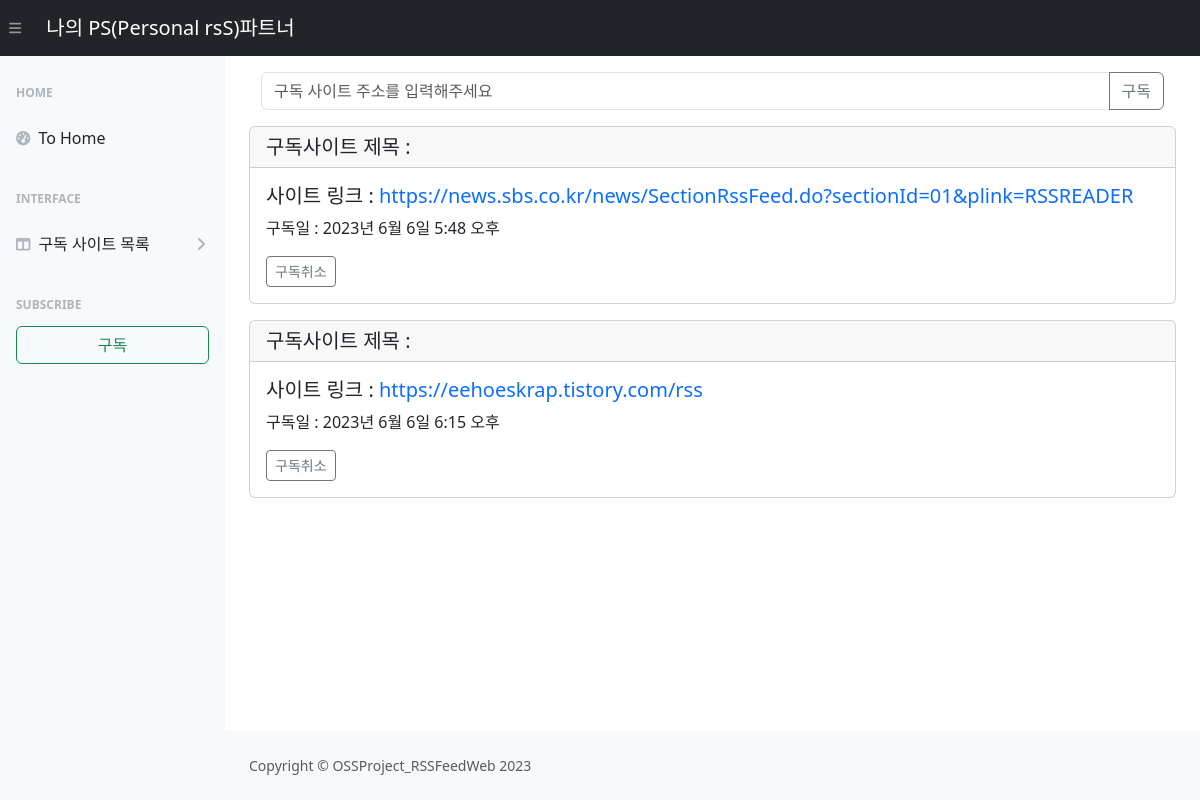
Before: /sub/ with the older database file.
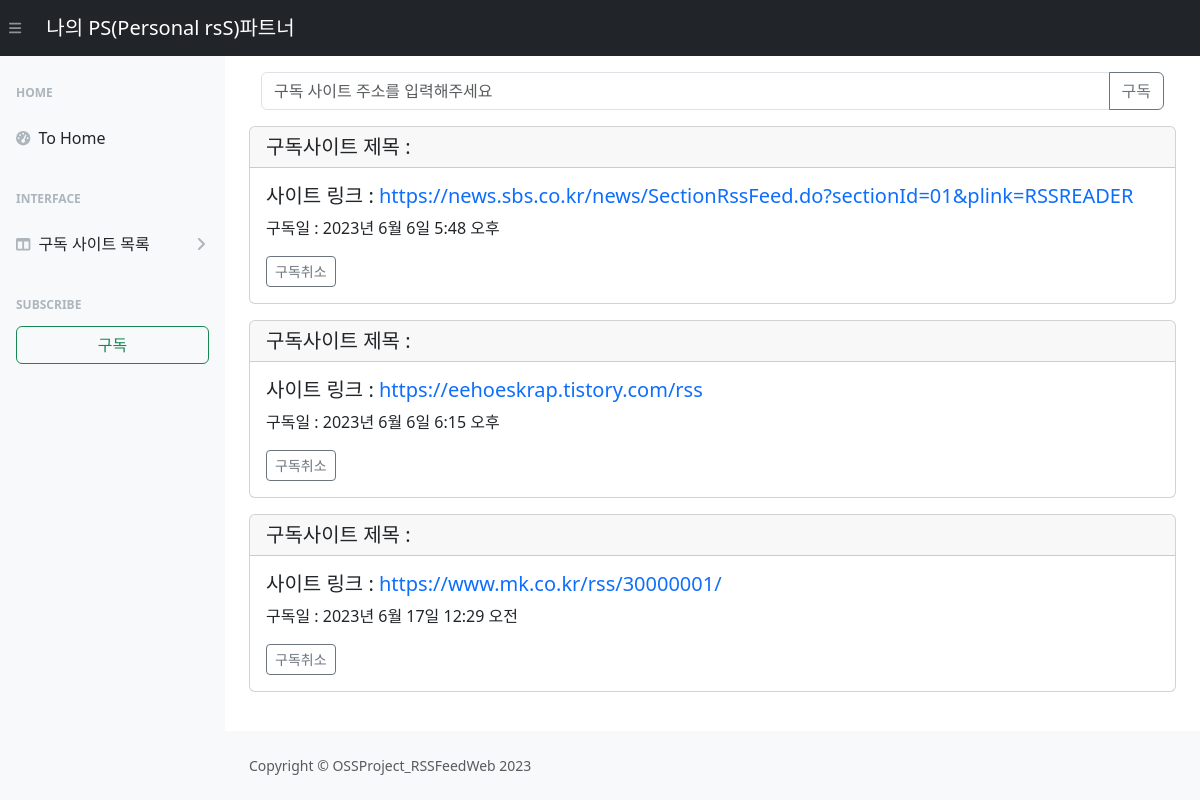
After: the same page with the newer database file.
### RssFeedWeb/models.py (models this page shows)
class subsData(models.Model):
    link = models.URLField(unique=True)
    date = models.DateTimeField(auto_now_add=True)

### RssFeedWeb/views.py (the view)
# urls.py: path('sub/',views.sub,name='sub'),
@csrf_protect
def sub(request):
    url = subsData.objects.all()
    result = []
    for sub in url:
        rss_Url = sub.link
        subList = feedparser.parse(rss_Url)
        result.append(subList)
    if request.method == 'POST':
        form = SubscribeForm(request.POST)
        if form.is_valid():
            print(form.cleaned_data)
            form.save()
            return redirect('http://localhost:8000/sub/')  # 로컬 호스트용
        else:
            print(form.errors)  # 폼 에러 출력
    else:
        form = SubscribeForm()
    sub_list = subsData.objects.all()
    return render(request, 'RssFeedWeb/sub.html', {'form': form, 'sub_list': sub_list, "result": result, "url": url})

### RssFeedWeb/forms.py (shortened to what this page needs)
class SubscribeForm(forms.ModelForm):
    link = forms.CharField(max_length=200, required=False)
    class Meta:
        model = subsData
        fields = ['link', 'date']
        exclude = ['date']
        widgets = {
            'date': forms.DateTimeInput(attrs={'class': 'form-control'}),
        }
    def __init__(self, *args, **kwargs):
        super().__init__(*args, **kwargs)
        self.fields['link'].required = False  # link 필드를 선택 사항으로 설정

### templates/RssFeedWeb/sub.html (shortened to what this page needs)
<!DOCTYPE html>
<html>
<head>
    {% load static %}
    <link rel="stylesheet" type="text/css" href="{% static 'styles.css' %}">
    <link href="https://cdn.jsdelivr.net/npm/bootstrap@5.3.0-alpha3/dist/css/bootstrap.min.css" rel="stylesheet"
>
</head>
<body>
<nav class="sb-topnav navbar navbar-expand navbar-dark bg-dark">
    <button class="btn btn-link btn-sm order-1 order-lg-0 me-4 me-lg-0" id="sidebarToggle" href="#!"><i
            class="fas fa-bars"></i></button>
    <a class="navbar-brand ps-3" href="{%url 'rss_feed'%}">나의 PS(Personal rsS)파트너</a>
    <a class="btn btn-default mx-auto"></a>
</nav>
<div id="layoutSidenav">
    <div id="layoutSidenav_nav">
        <nav class="sb-sidenav accordion sb-sidenav-light" id="sidenavAccordion">
            <div class="sb-sidenav-menu">
                <div class="nav">
                    <div class="sb-sidenav-menu-heading">Home</div>
                    <a class="nav-link" href="{%url 'rss_feed'%}">
                        <div class="sb-nav-link-icon"><i class="fas fa-tachometer-alt"></i></div>
                        To Home
                    </a>
                    <div class="sb-sidenav-menu-heading">Interface</div>
                    <a class="nav-link collapsed" href="#" data-bs-toggle="collapse" data-bs-target="#collapseLayouts"
                       aria-expanded="false" aria-controls="collapseLayouts">
                        <div class="sb-nav-link-icon"><i class="fas fa-columns"></i></div>
                        구독 사이트 목록
                        <div class="sb-sidenav-collapse-arrow"><i class="fas fa-angle-down"></i></div>
                    </a>
                    <div class="sb-sidenav-menu-heading">subscribe</div>
                    <a href="{%url 'sub'%}" class="btn btn-outline-success mx-3" role="button">구독</a>
                </div>
            </div>
        </nav>
    </div>
    <div id="layoutSidenav_content">
        <main>
            <div class="container-fluid px-4">
                <div class="container">
                    <form method="post" action="{% url 'sub' %}" class="my-3">
                        <div class="input-group mb-3">
                            <input type="text" class="form-control" placeholder="구독 사이트 주소를 입력해주세요" aria-label="subscribe_textview" aria-describedby="button-addon2" name="link" value="{{ form.link.value|default_if_none:'' }}">
                            <button class="btn btn-outline-secondary" type="submit" id="button-addon2">구독</button>
                        </div>
                    </form>
                </div>
                {% for subsData in sub_list %}
                 <div class="card mb-3">
                    {% for result in result %}
                            {% if forloop.parentloop.counter == forloop.counter %}
                                <h5 class="card-header fs-5 text-decoration-none">구독사이트 제목 : &nbsp;{{ result.feed.title }}</h5>
                                <div class="card-body">
                                 <h5 class="card-title">사이트 링크 : <a href="{{ result.feed.link }}" class="card-text" style="text-decoration:none;">{{ subsData.link }}</a></h5>
                                <p class="card-text">구독일 : {{ subsData.date }}</p>
                                <a href="javascript:void(0)" class="delete btn btn-sm btn-outline-secondary"
                                 data-uri="{% url 'RSS_Del' subsData.id  %}">구독취소</a>
                                </div>
                            {% endif %}
                    {% endfor %}
                </div>
                {% endfor %}
            </div>
        </main>
        <footer class="py-4 bg-light mt-auto">
            <div class="container-fluid px-4">
                <div class="d-flex align-items-center justify-content-between small">
                    <div class="text-muted">Copyright &copy; OSSProject_RSSFeedWeb 2023</div>
                </div>
            </div>
        </footer>
    </div>
</div>
</body>
</html>

Changed rows visible on the page:
added subsData: link "https://www.mk.co.kr/rss/30000001/", date "2023년 6월 17일 12:29 오전"
